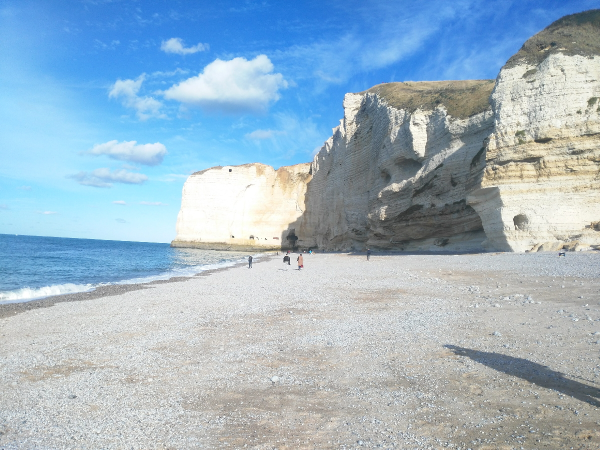
#> input picture TP2-Image Filtering/etretat.jpg, 1200 x 900 px, found by its file name (shown at 1/2 size)
$ jupyter execute Coding_project_TP2.ipynb   (text cells are left out)
#> lines starting #> are read from the running program, lines starting #| are printed output that depends on the picture; pictures that were not available may be replaced by others from this repository, and a replacement may not be noted
[cell 1]
# -- Your code here -- #
import numpy as np
import matplotlib.pyplot as plt
from skimage.io import imread, imsave, imshow
from skimage.filters import median
from skimage.morphology import disk, opening, closing, rectangle
from skimage import img_as_float, img_as_ubyte
from skimage.color import rgb2hsv, hsv2rgb

[cell 2]
def morphological_closing(im, length=5, width= 2):

    selem = rectangle(length, width)
    # Allocate output array  of samesize
    out = np.zeros_like(im)

    # For each channel R, G, B, do an opening
    for c in range(3):
        out[..., c] = closing(im[..., c], selem)

    return out

[cell 3]
def build_autolevel_lut(im, low_pct=2, high_pct=98):


    hist, bins = np.histogram(im.flatten(), bins=256, range=(0, 255))

    #display the histogram
    plt.figure(figsize=(15,5))
    plt.plot(hist)
    plt.show()

    c_hist = np.cumsum(hist).astype(float)
    c_hist /= c_hist[-1]  # normalize to [0..1]

    # Function to find the intensity i where c_hist[i] crosses a given percentile
    def find_thresh(p):
        idx = np.where(c_hist >= p)[0]
        return idx[0] if len(idx) > 0 else 255


    Tmin = find_thresh(low_pct/100.0)
    Tmax = find_thresh(high_pct/100.0)


    lut = np.arange(256)

    lut[lut < Tmin] = 0

    lut[lut > Tmax] = 255
    # In between -> linear stretch
    mask = (lut >= Tmin) & (lut <= Tmax)
    lut[mask] = 255.0 * (lut[mask] - Tmin) / (Tmax - Tmin + 1e-5)  # +1e-5 to avoid /0
    # Convert to integer
    lut = lut.astype(np.uint8)
    return lut

def apply_lut(im, lut):

    return lut[im]

[cell 4]
def apply_gamma(im, gamma):

    float_im = img_as_float(im)
    corrected = float_im ** gamma
    return corrected

[cell 5]
def adjust_saturation(im, sat_factor):
    float_im = img_as_float(im)
    hsv = rgb2hsv(float_im)
    hsv[..., 1] *= sat_factor   # scale the saturation channel
    hsv[..., 1] = np.clip(hsv[..., 1], 0, 1)
    return hsv2rgb(hsv)

[cell 6]
def reduce_noise(im, radius=3):

    out = np.zeros_like(im)

    if len(im.shape) == 3 and im.shape[2] == 3:
        for c in range(3):
            out[..., c] = median(im[..., c], disk(radius))
    else:
        out = median(im, disk(radius))
    return out

[cell 7]
im_original = imread("etretat.jpg")
#> im_original is the input picture: shape (900, 1200, 3); mean R, G, B 158, 181.4, 198
im_target= imread("ex_enhance.jpg")
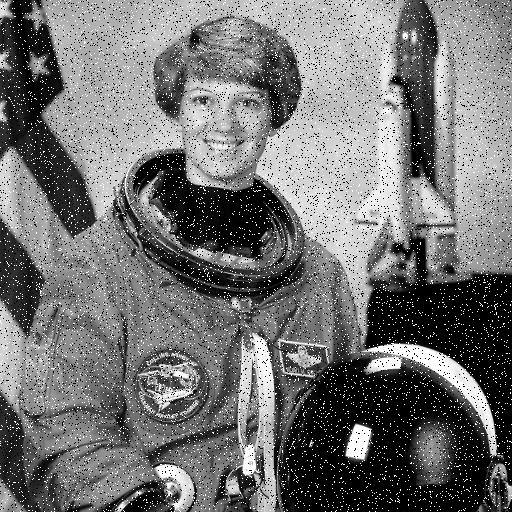
#> input picture TP2-Image Filtering/astronaut_noisy.jpg, 512 x 512 px, given in place of ex_enhance.jpg, which was not available
#> im_target is the input picture: shape (512, 512); min 0, max 255, mean 114.6
# [13 lines of commented-out code are left out]
lut_autolevel = build_autolevel_lut(im_original, low_pct=1, high_pct=95)
#> in build_autolevel_lut, `hist, bins = np.histogram(im.flatten(), bins=256, range=(0, 255))`: hist = 256 values, max 58597 at index 255, min 0 at index 0, mean 12656.2; bins = 257 values from 0 to 255
#> in build_autolevel_lut, `plt.show()`:
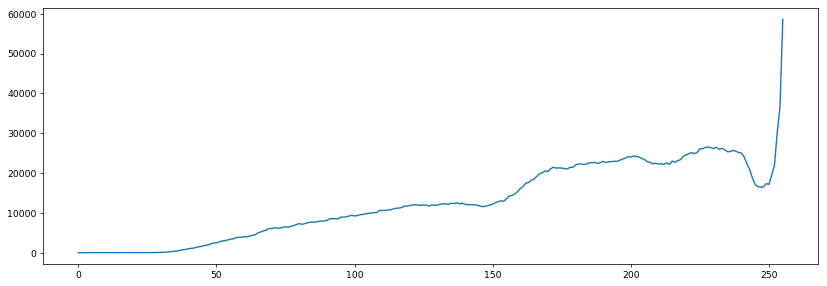
#> figure drawn by matplotlib, 1 panel; curve peaks at x = 255, y = 58597
#> in build_autolevel_lut, `c_hist = np.cumsum(hist).astype(float)`: c_hist = 256 values from 0 to 3240000
#> in build_autolevel_lut, `c_hist /= c_hist[-1]`: c_hist = 256 values from 0 to 1
#> in find_thresh, `idx = np.where(c_hist >= p)[0]`: idx = 202 values from 54 to 255
#> in build_autolevel_lut, `Tmin = find_thresh(low_pct/100.0)`: Tmin = 54
#> in build_autolevel_lut, `Tmax = find_thresh(high_pct/100.0)`: Tmax = 251
#> lut_autolevel = 256 values from 0 to 255


# 3) Apply the LUT
im_enhanced = apply_lut(im_original, lut_autolevel)
#> in apply_lut, `return lut[im]`:
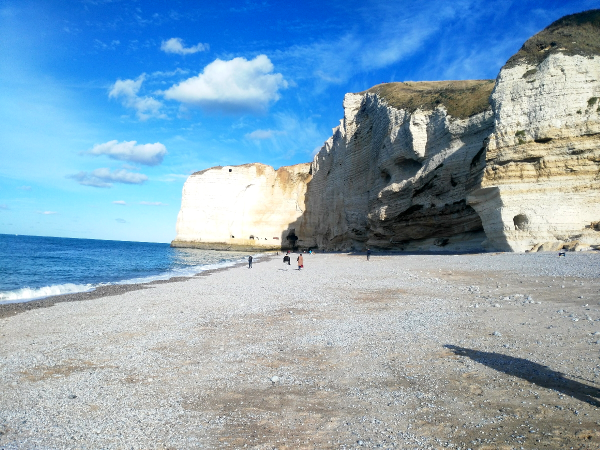
#> returned value: shape (900, 1200, 3) (shown at 1/2 size); mean of channels 0, 1, 2 134.3, 164.3, 185.6; drawn as R, G, B
plt.figure(figsize=(12,6))
plt.title("LUT")
plt.imshow(im_enhanced)


# 4) gamma correction
im_enhanced = apply_gamma(im_enhanced, gamma=1.3)
#> in apply_gamma, `corrected = float_im ** gamma`:
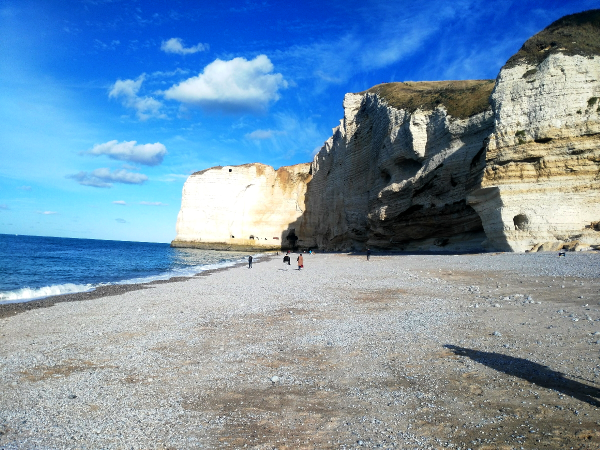
#> corrected: shape (900, 1200, 3) float64 (shown at 1/2 size); mean R, G, B 0.464, 0.579, 0.677
plt.figure(figsize=(12,6))
plt.title("gamma")
plt.imshow(im_enhanced)

# 5) Adjust saturation
im_enhanced = adjust_saturation(im_enhanced, sat_factor=1.9)
#> in adjust_saturation, `hsv = rgb2hsv(float_im)`: hsv: shape (900, 1200, 3) float64; mean of channels 0, 1, 2 0.387, 0.342, 0.704
#> in adjust_saturation, `hsv[..., 1] *= sat_factor`: hsv: shape (900, 1200, 3) float64; mean of channels 0, 1, 2 0.387, 0.65, 0.704
#> in adjust_saturation, `hsv[..., 1] = np.clip(hsv[..., 1], 0, 1)`: hsv: shape (900, 1200, 3) float64; mean of channels 0, 1, 2 0.387, 0.482, 0.704
#> in adjust_saturation, `return hsv2rgb(hsv)`:
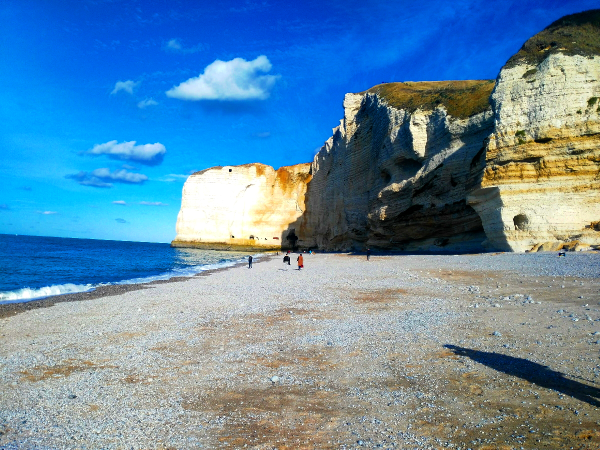
#> returned value: shape (900, 1200, 3) float64 (shown at 1/2 size); mean of channels 0, 1, 2 0.388, 0.544, 0.653; drawn as R, G, B
imsave("final_enhance.jpg", img_as_ubyte(im_enhanced))
plt.figure(figsize=(12,6))
plt.subplot(1,3,1)
plt.title("saturation")
plt.imshow(im_enhanced)

plt.subplot(1,3,2)
plt.title("given target")
plt.imshow(im_target)

plt.subplot(1,3,3)
plt.title("original")
plt.imshow(im_original)


plt.show()


# 6) Morphological opening just to make the persons disappear
im_enhanced = morphological_closing(im_enhanced, length=14, width=11)
#> after the loop in morphological_closing, `for c in range(3):`:
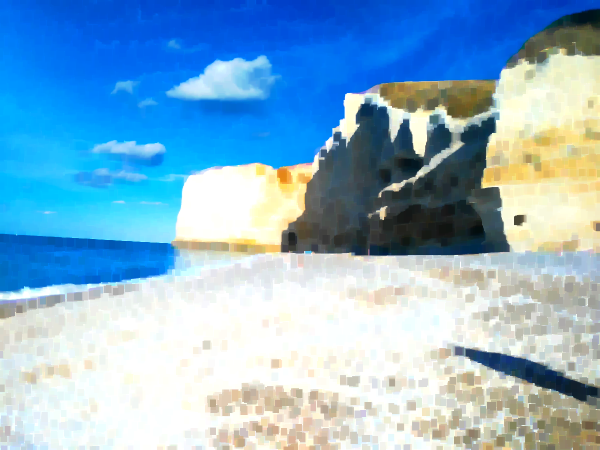
#> out: shape (900, 1200, 3) float64 (shown at 1/2 size); mean R, G, B 0.53, 0.696, 0.808
plt.figure(figsize=(12,6))
plt.title("Opening")
plt.imshow(im_enhanced)

# Display results
plt.figure(figsize=(12,6))
plt.subplot(1,2,1)
plt.title("Original")
plt.imshow(im_original, cmap='gray')
plt.axis("off")

plt.subplot(1,2,2)
plt.title("Enhanced ")
plt.imshow(im_enhanced, cmap='gray')
plt.axis("off")

plt.tight_layout()
plt.show()
